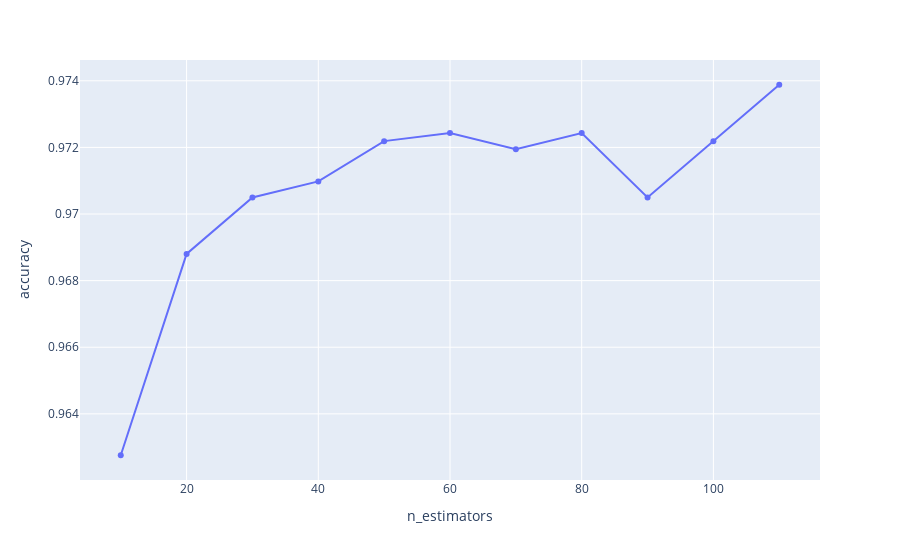

Notebook code cell kept with this figure:
### Code cell
import plotly.express as px
results = pd.DataFrame(grid_search_rfc.cv_results_)
subset = results[['param_n_estimators', 'mean_test_score']]
fig = px.line(subset, x="param_n_estimators", y="mean_test_score", markers=True)
fig.update_xaxes(title_text="n_estimators")
fig.update_yaxes(title_text="accuracy")
fig.show()

### Figure 1 — Plotly figure (JSON) as saved in the notebook; plotly's stock layout.template omitted (floating-point values rounded to 4 significant figures)
{"data": [{"hovertemplate": "param_n_estimators=%{x}<br>mean_test_score=%{y}<extra></extra>", "legendgroup": "", "line": {"color": "#636efa", "dash": "solid"}, "marker": {"symbol": "circle"}, "mode": "markers+lines", "name": "", "orientation": "v", "showlegend": false, "type": "scatter", "x": [10, 20, 30, 40, 50, 60, 70, 80, 90, 100, 110], "xaxis": "x", "y": [0.9628, 0.9688, 0.9705, 0.971, 0.9722, 0.9724, 0.9719, 0.9724, 0.9705, 0.9722, 0.9739], "yaxis": "y"}], "layout": {"autosize": true, "legend": {"tracegroupgap": 0}, "margin": {"t": 60}, "xaxis": {"anchor": "y", "autorange": true, "domain": [0, 1], "range": [3.937, 116.1], "title": {"text": "n_estimators"}, "type": "linear"}, "yaxis": {"anchor": "x", "autorange": true, "domain": [0, 1], "range": [0.9619, 0.9747], "title": {"text": "accuracy"}, "type": "linear"}}}
